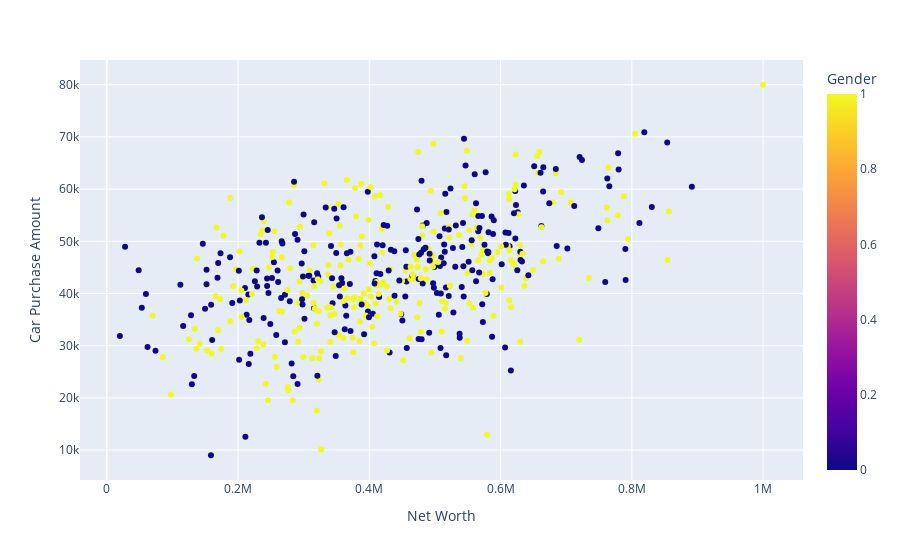

Write notebook code for a chart like this one.
### Code cell
fig = px.scatter(data_frame=df, x='Net Worth', y='Car Purchase Amount', color='Gender')
fig.show()

### Figure 1 — Plotly figure (JSON) as saved in the notebook; plotly's stock layout.template omitted (floating-point values rounded to 4 significant figures; data arrays with more than 128 entries replaced by an {"elided": "..."} marker saying what was removed)
{"data": [{"hovertemplate": "Net Worth=%{x}<br>Car Purchase Amount=%{y}<br>Gender=%{marker.color}<extra></extra>", "legendgroup": "", "marker": {"color": {"elided": "500 int values"}, "coloraxis": "coloraxis", "symbol": "circle"}, "mode": "markers", "name": "", "orientation": "v", "showlegend": false, "type": "scatter", "x": {"elided": "500 float values"}, "xaxis": "x", "y": {"elided": "500 float values"}, "yaxis": "y"}], "layout": {"coloraxis": {"colorbar": {"title": {"text": "Gender"}}, "colorscale": [[0, "#0d0887"], [0.1111, "#46039f"], [0.2222, "#7201a8"], [0.3333, "#9c179e"], [0.4444, "#bd3786"], [0.5556, "#d8576b"], [0.6667, "#ed7953"], [0.7778, "#fb9f3a"], [0.8889, "#fdca26"], [1, "#f0f921"]]}, "legend": {"tracegroupgap": 0}, "margin": {"t": 60}, "xaxis": {"anchor": "y", "domain": [0, 1], "title": {"text": "Net Worth"}}, "yaxis": {"anchor": "x", "domain": [0, 1], "title": {"text": "Car Purchase Amount"}}}}
